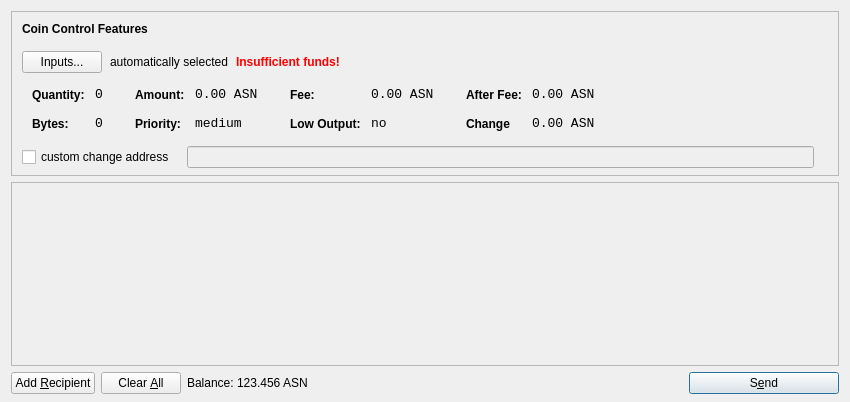
<?xml version="1.0" encoding="UTF-8"?>
<ui version="4.0">
 <class>SendCoinsDialog</class>
 <widget class="QDialog" name="SendCoinsDialog">
  <property name="geometry">
   <rect>
    <x>0</x>
    <y>0</y>
    <width>850</width>
    <height>402</height>
   </rect>
  </property>
  <property name="windowTitle">
   <string>Send Coins</string>
  </property>
  <layout class="QVBoxLayout" name="verticalLayout" stretch="0,1,0">
   <property name="bottomMargin">
    <number>8</number>
   </property>
   <item>
    <widget class="QFrame" name="frameCoinControl">
     <property name="sizePolicy">
      <sizepolicy hsizetype="Expanding" vsizetype="Expanding">
       <horstretch>0</horstretch>
       <verstretch>0</verstretch>
      </sizepolicy>
     </property>
     <property name="maximumSize">
      <size>
       <width>16777215</width>
       <height>16777215</height>
      </size>
     </property>
     <property name="frameShape">
      <enum>QFrame::StyledPanel</enum>
     </property>
     <property name="frameShadow">
      <enum>QFrame::Sunken</enum>
     </property>
     <layout class="QVBoxLayout" name="verticalLayoutCoinControl2">
      <property name="spacing">
       <number>6</number>
      </property>
      <property name="leftMargin">
       <number>0</number>
      </property>
      <property name="topMargin">
       <number>0</number>
      </property>
      <property name="rightMargin">
       <number>0</number>
      </property>
      <property name="bottomMargin">
       <number>6</number>
      </property>
      <item>
       <layout class="QVBoxLayout" name="verticalLayoutCoinControl" stretch="0,0,0,0,1">
        <property name="spacing">
         <number>0</number>
        </property>
        <property name="leftMargin">
         <number>10</number>
        </property>
        <property name="topMargin">
         <number>10</number>
        </property>
        <item>
         <layout class="QHBoxLayout" name="horizontalLayoutCoinControl1">
          <property name="bottomMargin">
           <number>15</number>
          </property>
          <item>
           <widget class="QLabel" name="labelCoinControlFeatures">
            <property name="sizePolicy">
             <sizepolicy hsizetype="Preferred" vsizetype="Maximum">
              <horstretch>0</horstretch>
              <verstretch>0</verstretch>
             </sizepolicy>
            </property>
            <property name="font">
             <font>
              <weight>75</weight>
              <bold>true</bold>
             </font>
            </property>
            <property name="styleSheet">
             <string notr="true">font-weight:bold;</string>
            </property>
            <property name="text">
             <string>Coin Control Features</string>
            </property>
           </widget>
          </item>
         </layout>
        </item>
        <item>
         <layout class="QHBoxLayout" name="horizontalLayoutCoinControl2" stretch="0,0,0,0">
          <property name="spacing">
           <number>8</number>
          </property>
          <property name="bottomMargin">
           <number>10</number>
          </property>
          <item>
           <widget class="QPushButton" name="pushButtonCoinControl">
            <property name="styleSheet">
             <string notr="true"/>
            </property>
            <property name="text">
             <string>Inputs...</string>
            </property>
           </widget>
          </item>
          <item>
           <widget class="QLabel" name="labelCoinControlAutomaticallySelected">
            <property name="text">
             <string>automatically selected</string>
            </property>
            <property name="margin">
             <number>5</number>
            </property>
           </widget>
          </item>
          <item>
           <widget class="QLabel" name="labelCoinControlInsuffFunds">
            <property name="font">
             <font>
              <weight>75</weight>
              <bold>true</bold>
             </font>
            </property>
            <property name="styleSheet">
             <string notr="true">color:red;font-weight:bold;</string>
            </property>
            <property name="text">
             <string>Insufficient funds!</string>
            </property>
            <property name="margin">
             <number>5</number>
            </property>
           </widget>
          </item>
          <item>
           <spacer name="horizontalSpacerCoinControl">
            <property name="orientation">
             <enum>Qt::Horizontal</enum>
            </property>
            <property name="sizeHint" stdset="0">
             <size>
              <width>40</width>
              <height>1</height>
             </size>
            </property>
           </spacer>
          </item>
         </layout>
        </item>
        <item>
         <widget class="QWidget" name="widgetCoinControl" native="true">
          <property name="sizePolicy">
           <sizepolicy hsizetype="Preferred" vsizetype="Preferred">
            <horstretch>0</horstretch>
            <verstretch>0</verstretch>
           </sizepolicy>
          </property>
          <property name="minimumSize">
           <size>
            <width>0</width>
            <height>0</height>
           </size>
          </property>
          <property name="styleSheet">
           <string notr="true"/>
          </property>
          <layout class="QHBoxLayout" name="horizontalLayoutCoinControl5">
           <property name="leftMargin">
            <number>0</number>
           </property>
           <property name="topMargin">
            <number>0</number>
           </property>
           <property name="rightMargin">
            <number>0</number>
           </property>
           <property name="bottomMargin">
            <number>0</number>
           </property>
           <item>
            <layout class="QHBoxLayout" name="horizontalLayoutCoinControl3" stretch="0,0,0,1">
             <property name="spacing">
              <number>20</number>
             </property>
             <property name="topMargin">
              <number>0</number>
             </property>
             <property name="bottomMargin">
              <number>10</number>
             </property>
             <item>
              <layout class="QFormLayout" name="formLayoutCoinControl1">
               <property name="horizontalSpacing">
                <number>10</number>
               </property>
               <property name="verticalSpacing">
                <number>14</number>
               </property>
               <property name="leftMargin">
                <number>10</number>
               </property>
               <property name="topMargin">
                <number>4</number>
               </property>
               <property name="rightMargin">
                <number>6</number>
               </property>
               <item row="0" column="0">
                <widget class="QLabel" name="labelCoinControlQuantityText">
                 <property name="styleSheet">
                  <string notr="true">font-weight:bold;</string>
                 </property>
                 <property name="text">
                  <string>Quantity:</string>
                 </property>
                 <property name="margin">
                  <number>0</number>
                 </property>
                </widget>
               </item>
               <item row="0" column="1">
                <widget class="QLabel" name="labelCoinControlQuantity">
                 <property name="font">
                  <font>
                   <family>Monospace</family>
                   <pointsize>10</pointsize>
                  </font>
                 </property>
                 <property name="cursor">
                  <cursorShape>IBeamCursor</cursorShape>
                 </property>
                 <property name="contextMenuPolicy">
                  <enum>Qt::ActionsContextMenu</enum>
                 </property>
                 <property name="text">
                  <string>0</string>
                 </property>
                 <property name="margin">
                  <number>0</number>
                 </property>
                 <property name="textInteractionFlags">
                  <set>Qt::LinksAccessibleByMouse|Qt::TextSelectableByKeyboard|Qt::TextSelectableByMouse</set>
                 </property>
                </widget>
               </item>
               <item row="1" column="0">
                <widget class="QLabel" name="labelCoinControlBytesText">
                 <property name="styleSheet">
                  <string notr="true">font-weight:bold;</string>
                 </property>
                 <property name="text">
                  <string>Bytes:</string>
                 </property>
                </widget>
               </item>
               <item row="1" column="1">
                <widget class="QLabel" name="labelCoinControlBytes">
                 <property name="font">
                  <font>
                   <family>Monospace</family>
                   <pointsize>10</pointsize>
                  </font>
                 </property>
                 <property name="cursor">
                  <cursorShape>IBeamCursor</cursorShape>
                 </property>
                 <property name="contextMenuPolicy">
                  <enum>Qt::ActionsContextMenu</enum>
                 </property>
                 <property name="text">
                  <string>0</string>
                 </property>
                 <property name="textInteractionFlags">
                  <set>Qt::LinksAccessibleByMouse|Qt::TextSelectableByKeyboard|Qt::TextSelectableByMouse</set>
                 </property>
                </widget>
               </item>
              </layout>
             </item>
             <item>
              <layout class="QFormLayout" name="formLayoutCoinControl2">
               <property name="horizontalSpacing">
                <number>10</number>
               </property>
               <property name="verticalSpacing">
                <number>14</number>
               </property>
               <property name="leftMargin">
                <number>6</number>
               </property>
               <property name="topMargin">
                <number>4</number>
               </property>
               <property name="rightMargin">
                <number>6</number>
               </property>
               <item row="0" column="0">
                <widget class="QLabel" name="labelCoinControlAmountText">
                 <property name="styleSheet">
                  <string notr="true">font-weight:bold;</string>
                 </property>
                 <property name="text">
                  <string>Amount:</string>
                 </property>
                 <property name="margin">
                  <number>0</number>
                 </property>
                </widget>
               </item>
               <item row="0" column="1">
                <widget class="QLabel" name="labelCoinControlAmount">
                 <property name="font">
                  <font>
                   <family>Monospace</family>
                   <pointsize>10</pointsize>
                  </font>
                 </property>
                 <property name="cursor">
                  <cursorShape>IBeamCursor</cursorShape>
                 </property>
                 <property name="contextMenuPolicy">
                  <enum>Qt::ActionsContextMenu</enum>
                 </property>
                 <property name="text">
                  <string>0.00 ASN</string>
                 </property>
                 <property name="textInteractionFlags">
                  <set>Qt::LinksAccessibleByMouse|Qt::TextSelectableByKeyboard|Qt::TextSelectableByMouse</set>
                 </property>
                </widget>
               </item>
               <item row="1" column="0">
                <widget class="QLabel" name="labelCoinControlPriorityText">
                 <property name="styleSheet">
                  <string notr="true">font-weight:bold;</string>
                 </property>
                 <property name="text">
                  <string>Priority:</string>
                 </property>
                </widget>
               </item>
               <item row="1" column="1">
                <widget class="QLabel" name="labelCoinControlPriority">
                 <property name="font">
                  <font>
                   <family>Monospace</family>
                   <pointsize>10</pointsize>
                  </font>
                 </property>
                 <property name="cursor">
                  <cursorShape>IBeamCursor</cursorShape>
                 </property>
                 <property name="contextMenuPolicy">
                  <enum>Qt::ActionsContextMenu</enum>
                 </property>
                 <property name="text">
                  <string>medium</string>
                 </property>
                 <property name="textInteractionFlags">
                  <set>Qt::LinksAccessibleByMouse|Qt::TextSelectableByKeyboard|Qt::TextSelectableByMouse</set>
                 </property>
                </widget>
               </item>
              </layout>
             </item>
             <item>
              <layout class="QFormLayout" name="formLayoutCoinControl3">
               <property name="horizontalSpacing">
                <number>10</number>
               </property>
               <property name="verticalSpacing">
                <number>14</number>
               </property>
               <property name="leftMargin">
                <number>6</number>
               </property>
               <property name="topMargin">
                <number>4</number>
               </property>
               <property name="rightMargin">
                <number>6</number>
               </property>
               <item row="0" column="0">
                <widget class="QLabel" name="labelCoinControlFeeText">
                 <property name="styleSheet">
                  <string notr="true">font-weight:bold;</string>
                 </property>
                 <property name="text">
                  <string>Fee:</string>
                 </property>
                 <property name="margin">
                  <number>0</number>
                 </property>
                </widget>
               </item>
               <item row="0" column="1">
                <widget class="QLabel" name="labelCoinControlFee">
                 <property name="font">
                  <font>
                   <family>Monospace</family>
                   <pointsize>10</pointsize>
                  </font>
                 </property>
                 <property name="cursor">
                  <cursorShape>IBeamCursor</cursorShape>
                 </property>
                 <property name="contextMenuPolicy">
                  <enum>Qt::ActionsContextMenu</enum>
                 </property>
                 <property name="text">
                  <string>0.00 ASN</string>
                 </property>
                 <property name="textInteractionFlags">
                  <set>Qt::LinksAccessibleByMouse|Qt::TextSelectableByKeyboard|Qt::TextSelectableByMouse</set>
                 </property>
                </widget>
               </item>
               <item row="1" column="0">
                <widget class="QLabel" name="labelCoinControlLowOutputText">
                 <property name="styleSheet">
                  <string notr="true">font-weight:bold;</string>
                 </property>
                 <property name="text">
                  <string>Low Output:</string>
                 </property>
                </widget>
               </item>
               <item row="1" column="1">
                <widget class="QLabel" name="labelCoinControlLowOutput">
                 <property name="font">
                  <font>
                   <family>Monospace</family>
                   <pointsize>10</pointsize>
                  </font>
                 </property>
                 <property name="cursor">
                  <cursorShape>IBeamCursor</cursorShape>
                 </property>
                 <property name="contextMenuPolicy">
                  <enum>Qt::ActionsContextMenu</enum>
                 </property>
                 <property name="text">
                  <string>no</string>
                 </property>
                 <property name="textInteractionFlags">
                  <set>Qt::LinksAccessibleByMouse|Qt::TextSelectableByKeyboard|Qt::TextSelectableByMouse</set>
                 </property>
                </widget>
               </item>
              </layout>
             </item>
             <item>
              <layout class="QFormLayout" name="formLayoutCoinControl4">
               <property name="horizontalSpacing">
                <number>10</number>
               </property>
               <property name="verticalSpacing">
                <number>14</number>
               </property>
               <property name="leftMargin">
                <number>6</number>
               </property>
               <property name="topMargin">
                <number>4</number>
               </property>
               <property name="rightMargin">
                <number>6</number>
               </property>
               <item row="0" column="0">
                <widget class="QLabel" name="labelCoinControlAfterFeeText">
                 <property name="styleSheet">
                  <string notr="true">font-weight:bold;</string>
                 </property>
                 <property name="text">
                  <string>After Fee:</string>
                 </property>
                 <property name="margin">
                  <number>0</number>
                 </property>
                </widget>
               </item>
               <item row="0" column="1">
                <widget class="QLabel" name="labelCoinControlAfterFee">
                 <property name="font">
                  <font>
                   <family>Monospace</family>
                   <pointsize>10</pointsize>
                  </font>
                 </property>
                 <property name="cursor">
                  <cursorShape>IBeamCursor</cursorShape>
                 </property>
                 <property name="contextMenuPolicy">
                  <enum>Qt::ActionsContextMenu</enum>
                 </property>
                 <property name="text">
                  <string>0.00 ASN</string>
                 </property>
                 <property name="textInteractionFlags">
                  <set>Qt::LinksAccessibleByMouse|Qt::TextSelectableByKeyboard|Qt::TextSelectableByMouse</set>
                 </property>
                </widget>
               </item>
               <item row="1" column="0">
                <widget class="QLabel" name="labelCoinControlChangeText">
                 <property name="styleSheet">
                  <string notr="true">font-weight:bold;</string>
                 </property>
                 <property name="text">
                  <string>Change</string>
                 </property>
                </widget>
               </item>
               <item row="1" column="1">
                <widget class="QLabel" name="labelCoinControlChange">
                 <property name="font">
                  <font>
                   <family>Monospace</family>
                   <pointsize>10</pointsize>
                  </font>
                 </property>
                 <property name="cursor">
                  <cursorShape>IBeamCursor</cursorShape>
                 </property>
                 <property name="contextMenuPolicy">
                  <enum>Qt::ActionsContextMenu</enum>
                 </property>
                 <property name="text">
                  <string>0.00 ASN</string>
                 </property>
                 <property name="textInteractionFlags">
                  <set>Qt::LinksAccessibleByMouse|Qt::TextSelectableByKeyboard|Qt::TextSelectableByMouse</set>
                 </property>
                </widget>
               </item>
              </layout>
             </item>
            </layout>
           </item>
          </layout>
         </widget>
        </item>
        <item>
         <layout class="QHBoxLayout" name="horizontalLayoutCoinControl4" stretch="0,0,0">
          <property name="spacing">
           <number>12</number>
          </property>
          <property name="sizeConstraint">
           <enum>QLayout::SetDefaultConstraint</enum>
          </property>
          <property name="topMargin">
           <number>5</number>
          </property>
          <property name="rightMargin">
           <number>5</number>
          </property>
          <item>
           <widget class="QCheckBox" name="checkBoxCoinControlChange">
            <property name="text">
             <string>custom change address</string>
            </property>
           </widget>
          </item>
          <item>
           <widget class="QLineEdit" name="lineEditCoinControlChange">
            <property name="enabled">
             <bool>false</bool>
            </property>
            <property name="sizePolicy">
             <sizepolicy hsizetype="Expanding" vsizetype="Fixed">
              <horstretch>0</horstretch>
              <verstretch>0</verstretch>
             </sizepolicy>
            </property>
           </widget>
          </item>
          <item>
           <widget class="QLabel" name="labelCoinControlChangeLabel">
            <property name="sizePolicy">
             <sizepolicy hsizetype="Preferred" vsizetype="Expanding">
              <horstretch>0</horstretch>
              <verstretch>0</verstretch>
             </sizepolicy>
            </property>
            <property name="minimumSize">
             <size>
              <width>0</width>
              <height>0</height>
             </size>
            </property>
            <property name="text">
             <string/>
            </property>
            <property name="margin">
             <number>3</number>
            </property>
           </widget>
          </item>
         </layout>
        </item>
        <item>
         <spacer name="verticalSpacerCoinControl">
          <property name="orientation">
           <enum>Qt::Vertical</enum>
          </property>
          <property name="sizeHint" stdset="0">
           <size>
            <width>800</width>
            <height>1</height>
           </size>
          </property>
         </spacer>
        </item>
       </layout>
      </item>
     </layout>
    </widget>
   </item>
   <item>
    <widget class="QScrollArea" name="scrollArea">
     <property name="widgetResizable">
      <bool>true</bool>
     </property>
     <widget class="QWidget" name="scrollAreaWidgetContents">
      <property name="geometry">
       <rect>
        <x>0</x>
        <y>0</y>
        <width>830</width>
        <height>174</height>
       </rect>
      </property>
      <layout class="QVBoxLayout" name="verticalLayout_2">
       <property name="leftMargin">
        <number>0</number>
       </property>
       <property name="topMargin">
        <number>0</number>
       </property>
       <property name="rightMargin">
        <number>0</number>
       </property>
       <property name="bottomMargin">
        <number>0</number>
       </property>
       <item>
        <layout class="QVBoxLayout" name="entries">
         <property name="spacing">
          <number>6</number>
         </property>
        </layout>
       </item>
       <item>
        <spacer name="verticalSpacer">
         <property name="orientation">
          <enum>Qt::Vertical</enum>
         </property>
         <property name="sizeHint" stdset="0">
          <size>
           <width>20</width>
           <height>40</height>
          </size>
         </property>
        </spacer>
       </item>
      </layout>
     </widget>
    </widget>
   </item>
   <item>
    <layout class="QHBoxLayout" name="horizontalLayout">
     <item>
      <widget class="QPushButton" name="addButton">
       <property name="toolTip">
        <string>Send to multiple recipients at once</string>
       </property>
       <property name="text">
        <string>Add &amp;Recipient</string>
       </property>
       <property name="icon">
        <iconset resource="../bitcoin.qrc">
         <normaloff>:/icons/add</normaloff>:/icons/add</iconset>
       </property>
       <property name="autoDefault">
        <bool>false</bool>
       </property>
      </widget>
     </item>
     <item>
      <widget class="QPushButton" name="clearButton">
       <property name="sizePolicy">
        <sizepolicy hsizetype="Minimum" vsizetype="Fixed">
         <horstretch>0</horstretch>
         <verstretch>0</verstretch>
        </sizepolicy>
       </property>
       <property name="toolTip">
        <string>Remove all transaction fields</string>
       </property>
       <property name="text">
        <string>Clear &amp;All</string>
       </property>
       <property name="icon">
        <iconset resource="../bitcoin.qrc">
         <normaloff>:/icons/remove</normaloff>:/icons/remove</iconset>
       </property>
       <property name="autoRepeatDelay">
        <number>300</number>
       </property>
       <property name="autoDefault">
        <bool>false</bool>
       </property>
      </widget>
     </item>
     <item>
      <layout class="QHBoxLayout" name="horizontalLayout_2">
       <property name="spacing">
        <number>3</number>
       </property>
       <item>
        <widget class="QLabel" name="label">
         <property name="sizePolicy">
          <sizepolicy hsizetype="Preferred" vsizetype="Fixed">
           <horstretch>0</horstretch>
           <verstretch>0</verstretch>
          </sizepolicy>
         </property>
         <property name="text">
          <string>Balance:</string>
         </property>
        </widget>
       </item>
       <item>
        <widget class="QLabel" name="labelBalance">
         <property name="sizePolicy">
          <sizepolicy hsizetype="Preferred" vsizetype="Fixed">
           <horstretch>0</horstretch>
           <verstretch>0</verstretch>
          </sizepolicy>
         </property>
         <property name="cursor">
          <cursorShape>IBeamCursor</cursorShape>
         </property>
         <property name="text">
          <string>123.456 ASN</string>
         </property>
         <property name="textInteractionFlags">
          <set>Qt::LinksAccessibleByMouse|Qt::TextSelectableByKeyboard|Qt::TextSelectableByMouse</set>
         </property>
        </widget>
       </item>
      </layout>
     </item>
     <item>
      <spacer name="horizontalSpacer">
       <property name="orientation">
        <enum>Qt::Horizontal</enum>
       </property>
       <property name="sizeHint" stdset="0">
        <size>
         <width>40</width>
         <height>20</height>
        </size>
       </property>
      </spacer>
     </item>
     <item>
      <widget class="QPushButton" name="sendButton">
       <property name="minimumSize">
        <size>
         <width>150</width>
         <height>0</height>
        </size>
       </property>
       <property name="toolTip">
        <string>Confirm the send action</string>
       </property>
       <property name="text">
        <string>S&amp;end</string>
       </property>
       <property name="icon">
        <iconset resource="../bitcoin.qrc">
         <normaloff>:/icons/send</normaloff>:/icons/send</iconset>
       </property>
       <property name="default">
        <bool>true</bool>
       </property>
      </widget>
     </item>
    </layout>
   </item>
  </layout>
 </widget>
 <resources>
  <include location="../bitcoin.qrc"/>
 </resources>
 <connections/>
</ui>
